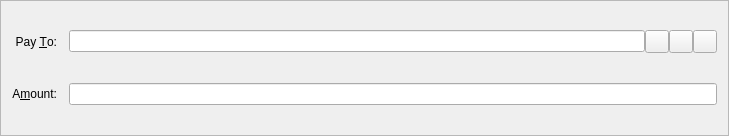
<?xml version="1.0" encoding="UTF-8"?>
<ui version="4.0">
 <class>SendCoinsEntry</class>
 <widget class="QFrame" name="SendCoinsEntry">
  <property name="geometry">
   <rect>
    <x>0</x>
    <y>0</y>
    <width>729</width>
    <height>136</height>
   </rect>
  </property>
  <property name="windowTitle">
   <string>Form</string>
  </property>
  <property name="frameShape">
   <enum>QFrame::StyledPanel</enum>
  </property>
  <property name="frameShadow">
   <enum>QFrame::Sunken</enum>
  </property>
  <layout class="QGridLayout" name="gridLayout">
   <property name="spacing">
    <number>12</number>
   </property>
   <item row="4" column="0">
    <widget class="QLabel" name="label">
     <property name="text">
      <string>A&amp;mount:</string>
     </property>
     <property name="alignment">
      <set>Qt::AlignRight|Qt::AlignTrailing|Qt::AlignVCenter</set>
     </property>
     <property name="buddy">
      <cstring>payAmount</cstring>
     </property>
    </widget>
   </item>
   <item row="3" column="0">
    <widget class="QLabel" name="label_2">
     <property name="text">
      <string>Pay &amp;To:</string>
     </property>
     <property name="alignment">
      <set>Qt::AlignRight|Qt::AlignTrailing|Qt::AlignVCenter</set>
     </property>
     <property name="buddy">
      <cstring>payTo</cstring>
     </property>
    </widget>
   </item>
   <item row="4" column="1">
    <widget class="QcoinAmountField" name="payAmount"/>
   </item>
   <item row="3" column="1">
    <layout class="QHBoxLayout" name="payToLayout">
     <property name="spacing">
      <number>0</number>
     </property>
     <item>
      <widget class="QValidatedLineEdit" name="payTo">
       <property name="toolTip">
        <string>The address to send the payment to (e.g. 1NS17iag9jJgTHD1VXjvLCEnZuQ3rJDE9L)</string>
       </property>
       <property name="maxLength">
        <number>34</number>
       </property>
      </widget>
     </item>
     <item>
      <widget class="QToolButton" name="addressBookButton">
       <property name="toolTip">
        <string>Choose address from address book</string>
       </property>
       <property name="text">
        <string/>
       </property>
       <property name="icon">
        <iconset resource="../qcoin.qrc">
         <normaloff>:/icons/address-book</normaloff>:/icons/address-book</iconset>
       </property>
       <property name="shortcut">
        <string>Alt+A</string>
       </property>
      </widget>
     </item>
     <item>
      <widget class="QToolButton" name="pasteButton">
       <property name="toolTip">
        <string>Paste address from clipboard</string>
       </property>
       <property name="text">
        <string/>
       </property>
       <property name="icon">
        <iconset resource="../qcoin.qrc">
         <normaloff>:/icons/editpaste</normaloff>:/icons/editpaste</iconset>
       </property>
       <property name="shortcut">
        <string>Alt+P</string>
       </property>
      </widget>
     </item>
     <item>
      <widget class="QToolButton" name="deleteButton">
       <property name="toolTip">
        <string>Remove this recipient</string>
       </property>
       <property name="text">
        <string/>
       </property>
       <property name="icon">
        <iconset resource="../qcoin.qrc">
         <normaloff>:/icons/remove</normaloff>:/icons/remove</iconset>
       </property>
      </widget>
     </item>
    </layout>
   </item>
  </layout>
 </widget>
 <customwidgets>
  <customwidget>
   <class>QcoinAmountField</class>
   <extends>QLineEdit</extends>
   <header>qcoinamountfield.h</header>
   <container>1</container>
  </customwidget>
  <customwidget>
   <class>QValidatedLineEdit</class>
   <extends>QLineEdit</extends>
   <header>qvalidatedlineedit.h</header>
  </customwidget>
 </customwidgets>
 <resources>
  <include location="../qcoin.qrc"/>
 </resources>
 <connections/>
</ui>
